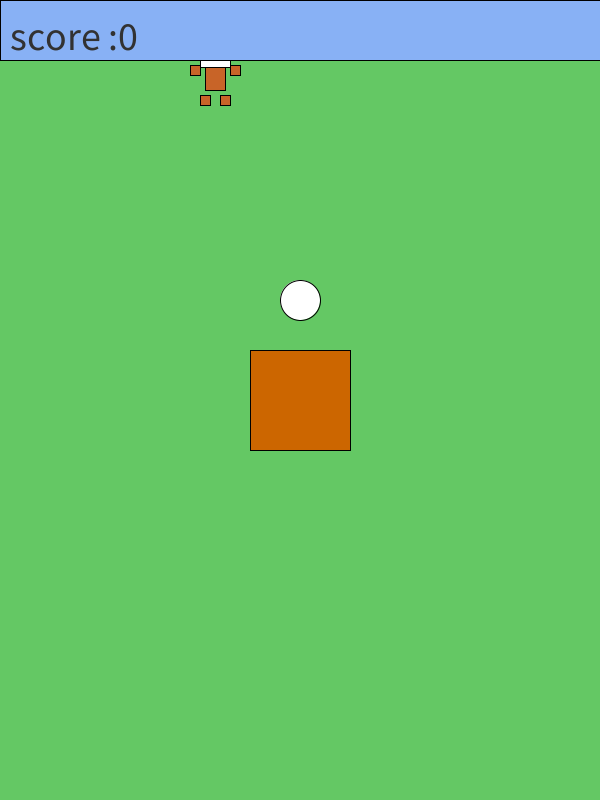
Frame 1 (no input)
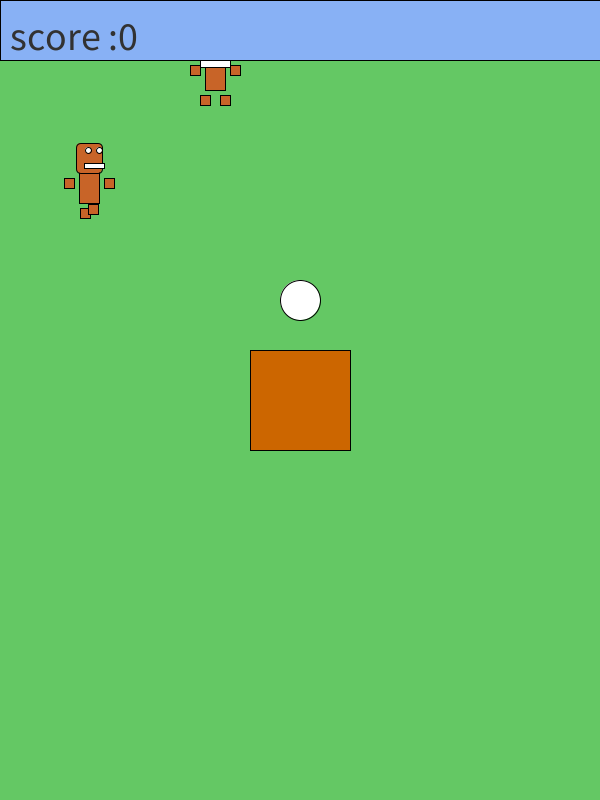
Frame 60 (the mouse pressed at the canvas centre just before this capture)
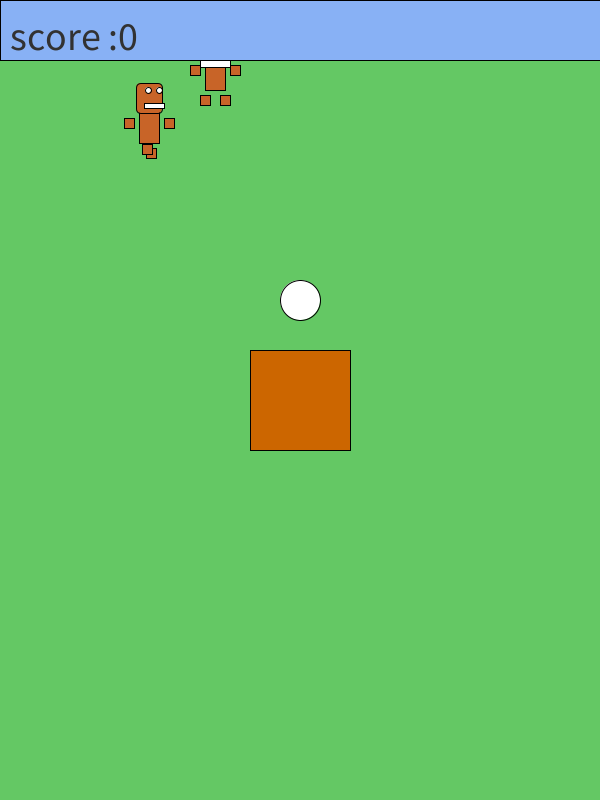
Frame 120 (the mouse held since frame 60 and released just before this capture)

The Processing sketch that drew these frames (run headless with seeded random() and noise(); from frame 60 on, the mouse is pressed at the canvas centre):

// Processing sketch: processing_122396
// ── processing_122396.pde

//25/10/2013 Ross Mckechnie boxman

int x = 215;
int y = 45;
int ballx = 300; //ball current loction x
int bally = 300; //ball current loction y
int score = 0; // Its the score
int ballspawn = 1; // spawn loction number
int spawnloctionx = 80; //spawn loction of ball x 
int spawnloctiony = 80; //spawn loction of ball y
int rfootx = +5; // right foot spawn loction in relation to int x
int lfootx = -15; // left foot spawn 
int rfooty = +50;
int lfooty = +50;
int leyex = -5; // left eye loction in relation to int x
int reyex = +5;
int mouthx = -10;
int beardx = 0;
int btopright = -15;
int blengh = 30;
int zomx;
int zomy;
int zomrfootx = +5; // right foot spawn loction in relation to int x
int zomlfootx = -15; // left foot spawn 
int zomrfooty = +50;
int zomlfooty = +50;
int zomleyex = -5; // left eye loction in relation to int x
int zomreyex = +5;
int zommouthx = -10;
int zomx2 = 30;
int zomy2 = 215;
int topbox = 60;
int pause = 0;


void zombie(int zomx, int zomy){
   if ((x < zomx2) && (pause==0)) {
    zomx2--;  zomrfootx--; zomlfootx++; zomlfooty = +50; zomrfooty = +46; zomleyex = -10; zomreyex = -1; zommouthx = -15;
  }else if ((x > zomx) && (pause==0)){
    // If it's the right arrow
    zomx2++;  zomrfootx++; zomlfootx--; zomlfooty = +50; zomrfooty = +46; zomleyex = -1; zomreyex = +10; zommouthx = -5;
  } if ((y < zomy) && (pause==0)) {
    zomy2--;
  }else if ((y > zomy) && (pause==0)) {
    zomy2++;
    }

  if (zomrfooty > +61) // when feet y axis reaches 61 from boxman int y it will be set back to 45
  {zomrfooty=+45;} 
  if (zomrfooty < +44)
  {zomrfooty=+60;}
  if (zomlfooty < +44)
  {zomlfooty=+60;}
  if (zomlfooty > +61)
  {zomlfooty=+45;}
  if (zomrfootx > +6)
  {zomrfootx=-15;}
  if (zomrfootx < -16)
  {zomrfootx=+5;}
  if (zomlfootx < -16)
  {zomlfootx=+5;}
  if (zomlfootx > +6)
  {zomlfootx=-15;}
  
fill(200,100,40);        // head and body
rect(zomx-25,zomy+20,10,10);   // arms
rect(zomx+15,zomy+20,10,10);   // arms
rect(zomx+zomlfootx,zomy+zomlfooty,10,10);   // left foot
rect(zomx+zomrfootx,zomy+zomrfooty,10,10);    // right foot
rect(zomx-10,zomy+5,20,40);    // body
rect(zomx-13,zomy-15,26,30,5); // head
fill(255);               
ellipse(zomx+zomleyex,zomy-8,6,6);    // left eye
ellipse(zomx+zomreyex,zomy-8,6,6);    // right eye
rect(zomx+zommouthx,zomy+5,20,5);     // mouth
}

void setup() {
  size (600,800);
}


void draw()
{   background(100,200,100); 
  if (keyPressed && (key == CODED))
  {
  if (keyCode == LEFT) {
    x--; x--; rfootx--; lfootx++; lfooty = +50; rfooty = +46; leyex = -10; reyex = -1; mouthx = -15; blengh = 25; btopright = -15;
  }else if (keyCode == RIGHT) {
    // If it's the right arrow
    x++; x++; rfootx++; lfootx--; lfooty = +50; rfooty = +46; leyex = -1; reyex = +10; mouthx = -5; blengh = 25; btopright = -10;
  }if (keyCode == UP) {
    y--; y--; rfooty--; lfooty++; lfootx = -15; rfootx = +5; leyex = -5; reyex = +5; mouthx = -10; blengh = 30; btopright = -15;
  }else if (keyCode == DOWN) {
    y++; y++; rfooty--; lfooty++; lfootx = -15; rfootx = +5; leyex = -5; reyex = +5; mouthx = -10; blengh = 30; btopright = -15;}
   }
    


  zombie(zomx,zomy);
   zomx=zomx2;
   zomy=zomy2;
    
  //for (zomx = zomx2; zomx < 400; zomx = zomx+40) {
  //zombie(zomx,zomy);//}

   if (rfooty > +61) // when feet y axis reaches 61 from boxman int y it will be set back to 45
   {rfooty=+45;}
   if (rfooty < +44)
   {rfooty=+60;}
   if (lfooty < +44)
   {lfooty=+60;}
   if (lfooty > +61)
   {lfooty=+45;}
   if (rfootx > +6)
   {rfootx=-15;}
   if (rfootx < -16)
   {rfootx=+5;}
   if (lfootx < -16)
   {lfootx=+5;}
   if (lfootx > +6)
   {lfootx=-15;}
   

  
   if (y > 802)
   {y=-1;} // when boxman goes over off the bottem of the window he will teleport to -1
   if (x > 602)
   {x=-1;}
   if (y < -2) // if boxman walks off to the top of the window he will be reset on bottom
   {y=801;}
   if (x < -2) 
   {x=601;}
   
   if (bally > 802)
   {bally=-1;}
   if (ballx > 602)
   {ballx=-1;}
   if (bally < -2)
   {bally=801;}  
   if (ballx < -2)
   {ballx=601;}
  
    // if ball is near ball loccation will be tyed to dude loction
   if ((y > bally-20) && (y < bally+20) && (x > ballx-20) && (x < ballx+20)) {
   bally=y+10; ballx=x;}

   // if the ball is in centrebox the ball will spawn in ball spawn 1
  if ((ballx > 250) && (bally > 350) && (ballx < 350) && (bally < 450)) {
  bally=spawnloctiony; ballx=spawnloctionx; score += 100; ballspawn += 1;}

 if (ballspawn == 2)
 {spawnloctionx = 400;} // changes ball spawn location
 if (ballspawn == 3)
 {spawnloctiony = 700;}
 if (ballspawn == 4)
 {spawnloctionx = 80;}
 if (ballspawn == 5)
 {spawnloctiony = 80; ballspawn = 1;} // resets to first location
 
 {
 

   
fill(204, 102, 0);
rect(250,350,100,100); //drop point for ball centrebox

fill(200,100,40);        // head and body
rect(x-25,y+20,10,10);   // arms
rect(x+15,y+20,10,10);   // arms
rect(x+lfootx,y+lfooty,10,10);   // left foot
rect(x+rfootx,y+rfooty,10,10);    // right foot
rect(x-10,y+5,20,40);    // body
rect(x-13,y-15,26,30,5); // head
fill(255);               
ellipse(x+leyex,y-8,6,6);    // left eye
ellipse(x+reyex,y-8,6,6);    // right eye
rect(x+btopright,y+2,blengh,20);    //beard
rect(x+mouthx,y+5,20,5);     // mouth

fill(255);
ellipse(ballx,bally,40,40); // this is the ball

fill(#88B1F5);

rect(0,0,600,topbox);

fill(50);
textSize(40);
text("score :" +score, 10, 50); // scoreboard


    if ((zomx==x) && (zomy==y))
     {
     pause=1; 
     }
     
     if (pause==1)
   {
     topbox=800;
     x = 215;
     y = 45;
     zomx2 = 100;
     zomy2 = 45;
     fill(50);
     textSize(60);
     text("GAME OVER", 100, 400);
     textSize(30);
     text("Press any key to play again",90,500);
   }
    if ((pause==1) && (keyPressed == true))
    {
      pause=0;
      setup();
       x = 215;
 y = 45;
 ballx = 300; //ball current loction x
 bally = 300; //ball current loction y
 score = 0; // Its the score
 ballspawn = 1; // spawn loction number
 spawnloctionx = 80; //spawn loction of ball x 
 spawnloctiony = 80; //spawn loction of ball y
 rfootx = +5; // right foot spawn loction in relation to int x
 lfootx = -15; // left foot spawn 
 rfooty = +50;
 lfooty = +50;
 leyex = -5; // left eye loction in relation to int x
 reyex = +5;
 mouthx = -10;
 beardx = 0;
 btopright = -15;
 blengh = 30;
 zomrfootx = +5; // right foot spawn loction in relation to int x
 zomlfootx = -15; // left foot spawn 
 zomrfooty = +50;
 zomlfooty = +50;
 zomleyex = -5; // left eye loction in relation to int x
 zomreyex = +5;
 zommouthx = -10;
 zomx2 = 30;
 zomy2 = 215;
 topbox = 60;
  pause = 0;
    }
      
      
      
   

}
}
